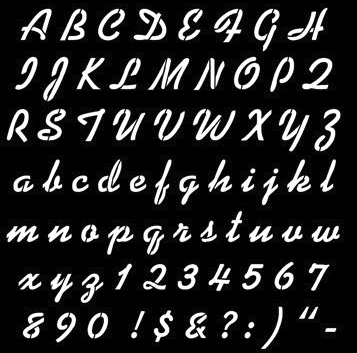
#> input picture DATA/alp.png, 357 x 353 px
$ python cv-13-1.py
#> lines starting #> are read from the running program, lines starting #| are printed output that depends on the picture
import numpy as np
import cv2

img = cv2.imread('../DATA/alp.png')
#> img is the input picture: shape (353, 357, 3); mean B, G, R 37.6, 37.6, 37.6

kernel = np.ones((3,3), np.uint8)

erosion = cv2.erode(img, kernel, iterations=1)
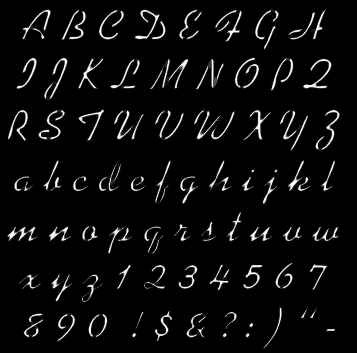
#> erosion: shape (353, 357, 3); mean B, G, R 12.4, 12.4, 12.4
dilation = cv2.dilate(img, kernel, iterations=1)
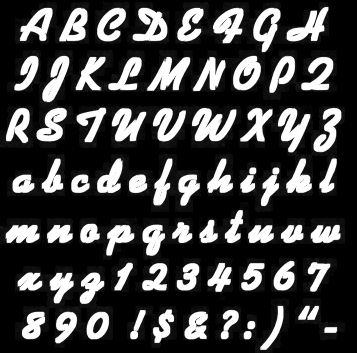
#> dilation: shape (353, 357, 3); mean B, G, R 64.6, 64.6, 64.6

cv2.imshow('original', img)
cv2.imshow('erosion', erosion)
cv2.imshow('dilation', dilation)

cv2.waitKey(0)
cv2.destroyAllWindows()
